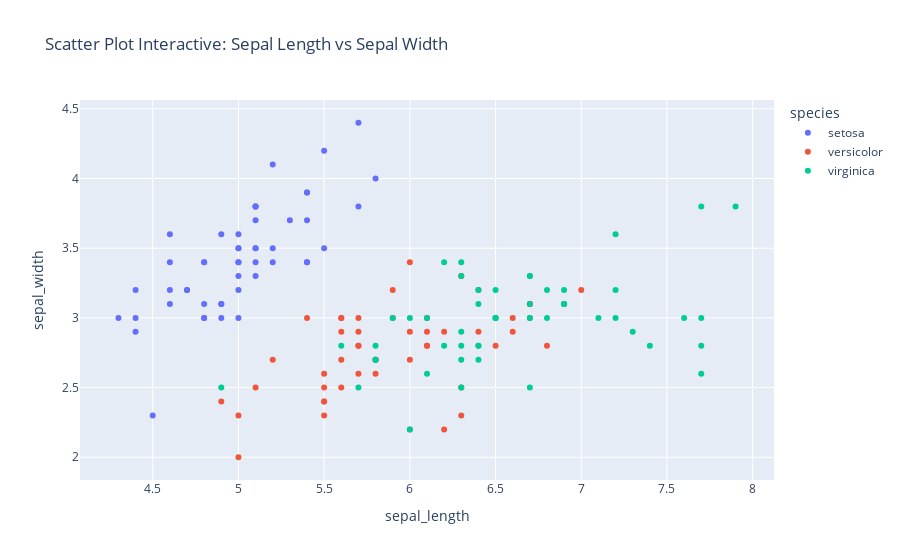

Here is the notebook cell this chart was saved with:
### Code cell
import plotly.express as px 
# scatter interaktif 
fig = px.scatter(df, x="sepal_length", y="sepal_width", color="species", 
                title="Scatter Plot Interactive: Sepal Length vs Sepal Width")
fig.show()

### Figure 1 — Plotly figure (JSON) as saved in the notebook; plotly's stock layout.template omitted (floating-point values rounded to 4 significant figures)
{"data": [{"hovertemplate": "species=setosa<br>sepal_length=%{x}<br>sepal_width=%{y}<extra></extra>", "legendgroup": "setosa", "marker": {"color": "#636efa", "symbol": "circle"}, "mode": "markers", "name": "setosa", "orientation": "v", "showlegend": true, "type": "scatter", "x": [5.1, 4.9, 4.7, 4.6, 5, 5.4, 4.6, 5, 4.4, 4.9, 5.4, 4.8, 4.8, 4.3, 5.8, 5.7, 5.4, 5.1, 5.7, 5.1, 5.4, 5.1, 4.6, 5.1, 4.8, 5, 5, 5.2, 5.2, 4.7, 4.8, 5.4, 5.2, 5.5, 4.9, 5, 5.5, 4.9, 4.4, 5.1, 5, 4.5, 4.4, 5, 5.1, 4.8, 5.1, 4.6, 5.3, 5], "xaxis": "x", "y": [3.5, 3, 3.2, 3.1, 3.6, 3.9, 3.4, 3.4, 2.9, 3.1, 3.7, 3.4, 3, 3, 4, 4.4, 3.9, 3.5, 3.8, 3.8, 3.4, 3.7, 3.6, 3.3, 3.4, 3, 3.4, 3.5, 3.4, 3.2, 3.1, 3.4, 4.1, 4.2, 3.1, 3.2, 3.5, 3.6, 3, 3.4, 3.5, 2.3, 3.2, 3.5, 3.8, 3, 3.8, 3.2, 3.7, 3.3], "yaxis": "y"}, {"hovertemplate": "species=versicolor<br>sepal_length=%{x}<br>sepal_width=%{y}<extra></extra>", "legendgroup": "versicolor", "marker": {"color": "#EF553B", "symbol": "circle"}, "mode": "markers", "name": "versicolor", "orientation": "v", "showlegend": true, "type": "scatter", "x": [7, 6.4, 6.9, 5.5, 6.5, 5.7, 6.3, 4.9, 6.6, 5.2, 5, 5.9, 6, 6.1, 5.6, 6.7, 5.6, 5.8, 6.2, 5.6, 5.9, 6.1, 6.3, 6.1, 6.4, 6.6, 6.8, 6.7, 6, 5.7, 5.5, 5.5, 5.8, 6, 5.4, 6, 6.7, 6.3, 5.6, 5.5, 5.5, 6.1, 5.8, 5, 5.6, 5.7, 5.7, 6.2, 5.1, 5.7], "xaxis": "x", "y": [3.2, 3.2, 3.1, 2.3, 2.8, 2.8, 3.3, 2.4, 2.9, 2.7, 2, 3, 2.2, 2.9, 2.9, 3.1, 3, 2.7, 2.2, 2.5, 3.2, 2.8, 2.5, 2.8, 2.9, 3, 2.8, 3, 2.9, 2.6, 2.4, 2.4, 2.7, 2.7, 3, 3.4, 3.1, 2.3, 3, 2.5, 2.6, 3, 2.6, 2.3, 2.7, 3, 2.9, 2.9, 2.5, 2.8], "yaxis": "y"}, {"hovertemplate": "species=virginica<br>sepal_length=%{x}<br>sepal_width=%{y}<extra></extra>", "legendgroup": "virginica", "marker": {"color": "#00cc96", "symbol": "circle"}, "mode": "markers", "name": "virginica", "orientation": "v", "showlegend": true, "type": "scatter", "x": [6.3, 5.8, 7.1, 6.3, 6.5, 7.6, 4.9, 7.3, 6.7, 7.2, 6.5, 6.4, 6.8, 5.7, 5.8, 6.4, 6.5, 7.7, 7.7, 6, 6.9, 5.6, 7.7, 6.3, 6.7, 7.2, 6.2, 6.1, 6.4, 7.2, 7.4, 7.9, 6.4, 6.3, 6.1, 7.7, 6.3, 6.4, 6, 6.9, 6.7, 6.9, 5.8, 6.8, 6.7, 6.7, 6.3, 6.5, 6.2, 5.9], "xaxis": "x", "y": [3.3, 2.7, 3, 2.9, 3, 3, 2.5, 2.9, 2.5, 3.6, 3.2, 2.7, 3, 2.5, 2.8, 3.2, 3, 3.8, 2.6, 2.2, 3.2, 2.8, 2.8, 2.7, 3.3, 3.2, 2.8, 3, 2.8, 3, 2.8, 3.8, 2.8, 2.8, 2.6, 3, 3.4, 3.1, 3, 3.1, 3.1, 3.1, 2.7, 3.2, 3.3, 3, 2.5, 3, 3.4, 3], "yaxis": "y"}], "layout": {"legend": {"title": {"text": "species"}, "tracegroupgap": 0}, "title": {"text": "Scatter Plot Interactive: Sepal Length vs Sepal Width"}, "xaxis": {"anchor": "y", "domain": [0, 1], "title": {"text": "sepal_length"}}, "yaxis": {"anchor": "x", "domain": [0, 1], "title": {"text": "sepal_width"}}}}
